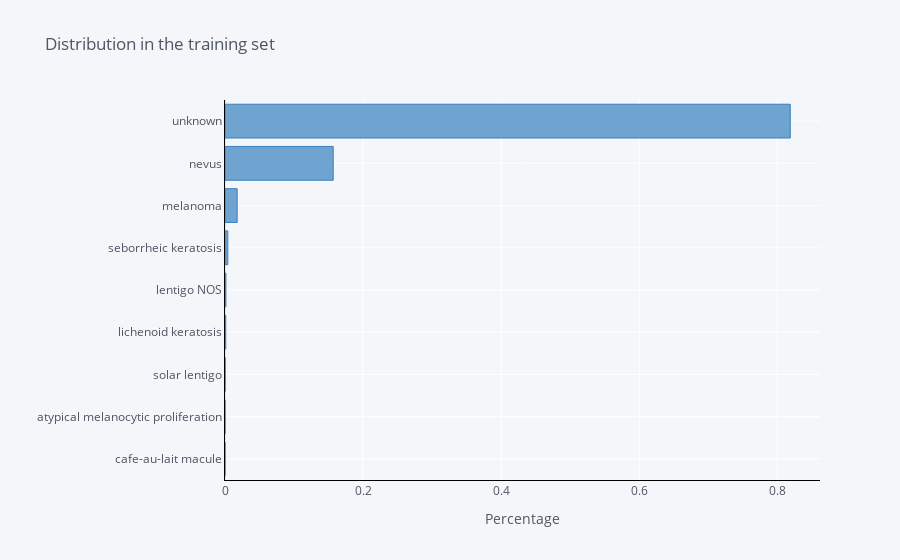

Here is the notebook cell this chart was saved with:
### Code cell
train_df['diagnosis'].value_counts(normalize=True).sort_values().iplot(kind='barh',
                                                      xTitle='Percentage', 
                                                      linecolor='black', 
                                                      opacity=0.7,
                                                      color='blue',
                                                      theme='pearl',
                                                      bargap=0.2,
                                                      gridcolor='white',
                                                      title='Distribution in the training set')

### Figure 1 — Plotly figure (JSON) as saved in the notebook; plotly's stock layout.template omitted (floating-point values rounded to 4 significant figures)
{"data": [{"name": "diagnosis", "text": "", "y": ["cafe-au-lait macule", "atypical melanocytic proliferation", "solar lentigo", "lichenoid keratosis", "lentigo NOS", "seborrheic keratosis", "melanoma", "nevus", "unknown"], "marker": {"color": "rgba(55, 128, 191, 0.7)", "line": {"color": "rgba(55, 128, 191, 1.0)", "width": 1}}, "x": [3.019e-05, 3.019e-05, 0.0002113, 0.001117, 0.001328, 0.004075, 0.01763, 0.1568, 0.8188], "type": "bar", "orientation": "h"}], "layout": {"xaxis": {"tickfont": {"color": "#4D5663"}, "title": {"text": "Percentage", "font": {"color": "#4D5663"}}, "showgrid": true, "zerolinecolor": "#E1E5ED", "gridcolor": "white", "linecolor": "black"}, "title": {"text": "Distribution in the training set", "font": {"color": "#4D5663"}}, "paper_bgcolor": "#F5F6F9", "plot_bgcolor": "#F5F6F9", "yaxis": {"tickfont": {"color": "#4D5663"}, "title": {"text": "", "font": {"color": "#4D5663"}}, "showgrid": true, "zerolinecolor": "#E1E5ED", "gridcolor": "white", "linecolor": "black"}, "bargap": 0.2, "legend": {"bgcolor": "#F5F6F9", "font": {"color": "#4D5663"}}}}
